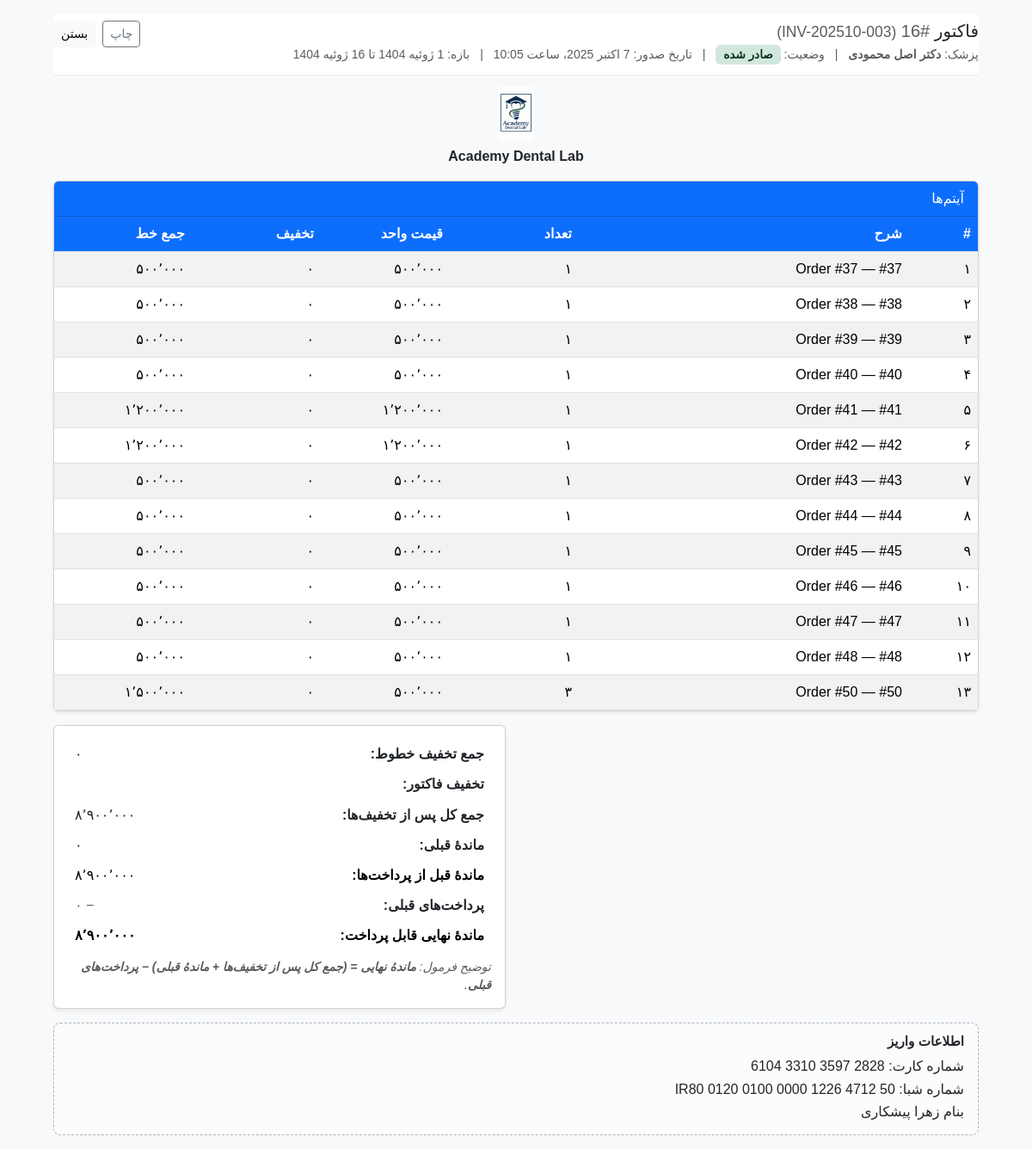
The page /billing/invoices/16/ (signed in) on the database its author committed.
### billing/models.py (models this page shows, shortened)
class Invoice(models.Model):
    class Status(models.TextChoices):
        DRAFT   = 'draft',   'Draft'
        ISSUED  = 'issued',  'Issued'
        PARTIAL = 'partial', 'Partial Paid'
        PAID    = 'paid',    'Paid'
    doctor = models.ForeignKey('core.Doctor', on_delete=models.PROTECT,
                               related_name='invoices', null=True, blank=True)
    code         = models.CharField(max_length=32, unique=True, blank=True)
    period_from  = models.DateField(null=True, blank=True)
    period_to    = models.DateField(null=True, blank=True)
    subtotal          = models.DecimalField(max_digits=14, decimal_places=2, default=Decimal('0.00'))
    previous_balance  = models.DecimalField(max_digits=14, decimal_places=2, default=Decimal('0.00'))
    payments_applied  = models.DecimalField(max_digits=14, decimal_places=2, default=Decimal('0.00'))
    grand_total       = models.DecimalField(max_digits=14, decimal_places=2, default=Decimal('0.00'))
    amount_due        = models.DecimalField(max_digits=14, decimal_places=2, default=Decimal('0.00'))
    status    = models.CharField(max_length=12, choices=Status.choices, default=Status.DRAFT)
    issued_at = models.DateTimeField(null=True, blank=True)
    notes     = models.TextField(blank=True)
    created_at = models.DateTimeField(auto_now_add=True)
    updated_at = models.DateTimeField(auto_now=True)
    class Meta:
        indexes = [
            models.Index(fields=['doctor']),
            models.Index(fields=['status']),
            models.Index(fields=['issued_at']),
        ]
        ordering = ['-issued_at', '-created_at']
    def recompute_totals(self):
        subtotal = self.lines.annotate(
            line_calc=ExpressionWrapper(
                F('unit_count') * F('unit_price'),
                output_field=DecimalField(max_digits=14, decimal_places=2)
            )
        ).aggregate(s=Coalesce(Sum('line_calc'), Decimal('0')))['s']
        grand_total = self.lines.aggregate(
            s=Coalesce(Sum('line_total'), Decimal('0'))
        )['s']
        self.subtotal = subtotal
        self.grand_total = grand_total
        self.amount_due = grand_total
        self.save(update_fields=['subtotal', 'grand_total', 'amount_due'])

class LabProfile(models.Model):
    name   = models.CharField(max_length=120, default="Academy Dental Lab")
    slogan = models.CharField(max_length=160, blank=True, default="")
    logo_file       = models.ImageField(upload_to="lab/", null=True, blank=True)
    logo_static_path = models.CharField(
        max_length=255,
        blank=True,
        help_text="مثال: img/academy-logo.png (برای استفاده با {% static %})"
    )
    card_no      = models.CharField(max_length=64, blank=True)   # مثال: 2828 3597 3310 6104
    iban         = models.CharField(max_length=64, blank=True)   # مثال: IR80 0120 0100 0000 1226 4712 50
    account_name = models.CharField(max_length=120, blank=True)  # مثال: زهرا پیشکاری
    updated_at = models.DateTimeField(auto_now=True)
    class Meta:
        verbose_name = "Lab profile"
        verbose_name_plural = "Lab profile"

class InvoiceLine(models.Model):
    invoice = models.ForeignKey(Invoice, on_delete=models.CASCADE, related_name='lines')
    order = models.OneToOneField('core.Order', on_delete=models.PROTECT, related_name='invoice_line')
    description     = models.CharField(max_length=255, blank=True)
    unit_count      = models.PositiveIntegerField(default=1)
    unit_price      = models.DecimalField(max_digits=14, decimal_places=2, default=Decimal('0.00'))
    discount_amount = models.DecimalField(max_digits=14, decimal_places=2, default=Decimal('0.00'))
    line_total      = models.DecimalField(max_digits=14, decimal_places=2, default=Decimal('0.00'))
    created_at = models.DateTimeField(auto_now_add=True)
    class Meta:
        indexes = [
            models.Index(fields=['invoice']),
        ]

### core/models.py (models this page shows)
class Doctor(models.Model):
    name   = models.CharField(max_length=120, unique=True, verbose_name="نام دکتر/مطب")
    clinic = models.CharField(max_length=150, blank=True, verbose_name="کلینیک/آدرس کوتاه")
    phone  = models.CharField(max_length=50, blank=True, verbose_name="تلفن")
    code   = models.CharField(max_length=30, blank=True, verbose_name="کد داخلی/ارجاع")
    created_at = models.DateTimeField(auto_now_add=True)
    updated_at = models.DateTimeField(auto_now=True)
    class Meta:
        verbose_name = "دکتر"
        verbose_name_plural = "دکترها"
        ordering = ["name"]
    def __str__(self):
        return self.name

### billing/views.py (the view, shortened to what this page needs)
# urls.py: path("invoices/<int:pk>/", InvoiceDetailView.as_view(), name="invoice_detail"),
@method_decorator([login_required, xframe_options_exempt], name='dispatch')
class InvoiceDetailView(View):
    def get(self, request: HttpRequest, pk: int) -> HttpResponse:
        from billing.models import Invoice
        invoice = get_object_or_404(Invoice, pk=pk)
        try:
            invoice.recompute_totals()
        except Exception as ex:
            print("recompute_totals error on detail:", ex)
        discount_total_ctx = invoice.lines.aggregate(
            s=Coalesce(Sum('discount_amount'), Decimal('0'))
        )['s']
        d = _compute_display_totals(invoice)  # total_amount, previous_balance, amount_due (خام)
        amount_due_raw_ctx = d['amount_due']
        paid_total_ctx = Decimal('0')
        try:
            from billing.models import PaymentAllocation
            paid_total_ctx = PaymentAllocation.objects.filter(invoice=invoice).aggregate(
                s=Coalesce(Sum('amount_allocated'), Decimal('0'))
            )['s'] or Decimal('0')
        except Exception:
            pass
        amount_due_after_payments_ctx = amount_due_raw_ctx - paid_total_ctx
        if amount_due_after_payments_ctx < 0:
            amount_due_after_payments_ctx = Decimal('0')
        LAB_PROFILE = None
        try:
            from .models import LabProfile
            LAB_PROFILE = LabProfile.objects.first()
        except Exception:
            LAB_PROFILE = None
        ctx = {
            "invoice": invoice,
            "discount_total_ctx": discount_total_ctx,
            "amount_due_raw_ctx": amount_due_raw_ctx,
            "paid_total_ctx": paid_total_ctx,
            "amount_due_after_payments_ctx": amount_due_after_payments_ctx,
            "LAB_PROFILE": LAB_PROFILE,  # ← فقط این مورد جدید است
        }
        return render(request, "billing/invoice_detail.html", ctx)

### billing/templates/billing/invoice_detail.html (shortened to what this page needs)
{% extends "base_user_panel.html" %}
{% load static %}
{% load num_extras %}
{% load jalali_tags %}
{% block head_extra %}
  <link href="https://cdn.jsdelivr.net/npm/bootstrap@5.3.2/dist/css/bootstrap.min.css" rel="stylesheet">
{% endblock %}
{% block content %}
<div class="page-wrap container container-narrow py-3">
  <div class="sticky-actions">
    <div class="invoice-head">
      <div>
        <h5 class="title mb-1">
          فاکتور
          <span class="text-muted">#{{ invoice.id }}</span>
          {% if invoice.code %}<small class="text-muted">({{ invoice.code }})</small>{% endif %}
        </h5>
        <div class="text-muted small">
          پزشک:
          <strong>{{ invoice.doctor|default:"-" }}</strong>
          <span class="mx-2">|</span>
          وضعیت:
          {% with s=invoice.status %}
            {% if s == 'draft' or invoice.is_draft %}
              <span class="badge bg-warning-subtle text-warning-emphasis badge-status">پیش‌نویس</span>
            {% elif s == 'issued' %}
              <span class="badge bg-success-subtle text-success-emphasis badge-status">صادر شده</span>
            {% else %}
              <span class="badge bg-secondary-subtle text-secondary-emphasis badge-status">{{ s }}</span>
            {% endif %}
          {% endwith %}
          {% if invoice.issued_at %}
            <span class="mx-2">|</span>
            تاریخ صدور: {{ invoice.issued_at|to_jalali:"%Y/%m/%d" }}
          {% endif %}
          {% if invoice.period_from or invoice.period_to %}
            <span class="mx-2">|</span>
            بازه: {{ invoice.period_from|default:"-" }} تا {{ invoice.period_to|default:"-" }}
          {% endif %}
        </div>
      </div>
      <div class="d-flex gap-2">
        <a class="btn btn-outline-secondary btn-sm" href="/billing/invoices/{{ invoice.id }}/print/" target="_blank" rel="noopener">چاپ</a>
        <a id="btn-close-embed" class="btn btn-light btn-sm" href="#" title="بستن">بستن</a>
      </div>
    </div>
  </div>
  {% if LAB_PROFILE %}
    {% if LAB_PROFILE.logo_file or LAB_PROFILE.logo_static_path or LAB_PROFILE.name or LAB_PROFILE.slogan %}
      <div class="brand-wrap">
        {% if LAB_PROFILE.logo_file %}
          <img class="brand-logo" src="{{ LAB_PROFILE.logo_file.url }}" alt="{{ LAB_PROFILE.name|default:'Lab' }}">
        {% elif LAB_PROFILE.logo_static_path %}
          <img class="brand-logo" src="{% static LAB_PROFILE.logo_static_path %}" alt="{{ LAB_PROFILE.name|default:'Lab' }}">
        {% endif %}
        {% if LAB_PROFILE.name %}<div class="brand-title">{{ LAB_PROFILE.name }}</div>{% endif %}
      </div>
    {% endif %}
  {% endif %}
  <div class="card shadow-sm mt-3">
    <div class="card-header bg-primary text-white py-2">آیتم‌ها</div>
    <div class="card-body p-0">
      <div class="table-responsive">
        <table class="table table-striped table-hover align-middle mb-0">
          <thead>
            <tr>
              <th style="width:80px;">#</th>
              <th>شرح</th>
              <th class="text-end" style="width:150px;">تعداد</th>
              <th class="text-end" style="width:150px;">قیمت واحد</th>
              <th class="text-end" style="width:150px;">تخفیف</th>
              <th class="text-end" style="width:160px;">جمع خط</th>
            </tr>
          </thead>
          <tbody>
            {% for line in invoice.lines.all %}
              <tr>
                <td>{{ forloop.counter|int_fa }}</td>
                <td>
                  {% if line.order_id %}#{{ line.order_id }}{% endif %}
                  {% if line.description %} — {{ line.description }}{% endif %}
                </td>
                <td class="text-end">{{ line.unit_count|default:1|int_fa }}</td>
                <td class="text-end">{{ line.unit_price|default:0|money_fa }}</td>
                <td class="text-end">{{ line.discount_amount|default:0|money_fa }}</td>
                <td class="text-end">{{ line.line_total|default:0|money_fa }}</td>
              </tr>
            {% empty %}
              <tr>
                <td colspan="6" class="text-center text-muted py-4">آیتمی ثبت نشده است.</td>
              </tr>
            {% endfor %}
          </tbody>
        </table>
      </div>
    </div>
  </div>
  <div class="row mt-3">
    <div class="col-lg-6"></div>
    <div class="col-lg-6">
      <div class="card totals shadow-sm">
        <div class="card-body">
          <table class="w-100">
            {% if discount_total_ctx is not None %}
              <tr>
                <th class="text-end">جمع تخفیف خطوط:</th>
                <td class="num" style="width:180px;">{{ discount_total_ctx|default_if_none:0|money_fa }}</td>
              </tr>
            {% endif %}
            <tr>
              <th class="text-end">تخفیف فاکتور:</th>
              <td class="num">{{ invoice.discount_amount|default_if_none:0|money_fa }}</td>
            </tr>
            <tr>
              <th class="text-end">جمع کل پس از تخفیف‌ها:</th>
              <td class="num">{{ invoice.total_amount|default_if_none:0|money_fa }}</td>
            </tr>
            <tr>
              <th class="text-end">ماندهٔ قبلی:</th>
              <td class="num">{{ invoice.previous_balance|default_if_none:0|money_fa }}</td>
            </tr>
            <tr class="table-info">
              <th class="text-end">ماندهٔ قبل از پرداخت‌ها:</th>
              <td class="num">
                {% if amount_due_raw_ctx is not None %}
                  {{ amount_due_raw_ctx|money_fa }}
                {% else %}
                  {{ invoice.amount_due|default_if_none:0|money_fa }}
                {% endif %}
              </td>
            </tr>
            <tr>
              <th class="text-end">پرداخت‌های قبلی:</th>
              <td class="num {% if paid_total_ctx|default:0 == 0 %}text-muted{% else %}text-danger{% endif %}">
                − {{ paid_total_ctx|default_if_none:0|money_fa }}
              </td>
            </tr>
            <tr class="table-success">
              <th class="text-end">ماندهٔ نهایی قابل پرداخت:</th>
              <td class="num fw-bold">
                {% if amount_due_after_payments_ctx is not None %}
                  {{ amount_due_after_payments_ctx|money_fa }}
                {% else %}
                  {{ invoice.amount_due|default_if_none:0|money_fa }}
                {% endif %}
              </td>
            </tr>
          </table>
          <div class="small text-muted mt-2">
            <em>
              توضیح فرمول: <strong>ماندهٔ نهایی = (جمع کل پس از تخفیف‌ها + ماندهٔ قبلی) − پرداخت‌های قبلی</strong>.
            </em>
          </div>
        </div>
      </div>
    </div>
  </div>
  <div class="bank-box">
    <h6>اطلاعات واریز</h6>
    {% if LAB_PROFILE %}
      <div class="line">
        شماره کارت:
        {% if LAB_PROFILE.card_no %}{{ LAB_PROFILE.card_no }}{% else %}-{% endif %}
      </div>
      <div class="line">
        شماره شبا:
        {% if LAB_PROFILE.iban %}{{ LAB_PROFILE.iban }}{% else %}-{% endif %}
      </div>
      <div class="line">
        بنام
        {% if LAB_PROFILE.account_name %}{{ LAB_PROFILE.account_name }}{% else %}-{% endif %}
      </div>
    {% else %}
      <div class="line">شماره کارت: 2828 3597 3310 6104</div>
      <div class="line">شماره شبا: IR80 0120 0100 0000 1226 4712 50</div>
      <div class="line">بنام زهرا پیشکاری</div>
    {% endif %}
  </div>
</div>
{% endblock %}

### rows shown on the page
Invoice: id "16", code "INV-202510-003", doctor "دکتر اصل محمودی", period_to "16 ژوئیه 1404", total_amount "۸٬۹۰۰٬۰۰۰", previous_balance "۰"
LabProfile: logo_file (picture), name "Academy Dental Lab", card_no "2828 3597 3310 6104", iban "IR80 0120 0100 0000 1226 4712 50", account_name "زهرا پیشکاری"
InvoiceLine: order_id "37", description "Order #37", unit_count "۱", unit_price "۵۰۰٬۰۰۰", discount_amount "۰", line_total "۵۰۰٬۰۰۰"
InvoiceLine: order_id "38", description "Order #38", unit_count "۱", unit_price "۵۰۰٬۰۰۰", discount_amount "۰", line_total "۵۰۰٬۰۰۰"
InvoiceLine: order_id "39", description "Order #39", unit_count "۱", unit_price "۵۰۰٬۰۰۰", discount_amount "۰", line_total "۵۰۰٬۰۰۰"
InvoiceLine: order_id "40", description "Order #40", unit_count "۱", unit_price "۵۰۰٬۰۰۰", discount_amount "۰", line_total "۵۰۰٬۰۰۰"
InvoiceLine: order_id "41", description "Order #41", unit_count "۱", unit_price "۱٬۲۰۰٬۰۰۰", discount_amount "۰", line_total "۱٬۲۰۰٬۰۰۰"
InvoiceLine: order_id "42", description "Order #42", unit_count "۱", unit_price "۱٬۲۰۰٬۰۰۰", discount_amount "۰", line_total "۱٬۲۰۰٬۰۰۰"
InvoiceLine: order_id "43", description "Order #43", unit_count "۱", unit_price "۵۰۰٬۰۰۰", discount_amount "۰", line_total "۵۰۰٬۰۰۰"
InvoiceLine: order_id "44", description "Order #44", unit_count "۱", unit_price "۵۰۰٬۰۰۰", discount_amount "۰", line_total "۵۰۰٬۰۰۰"
InvoiceLine: order_id "45", description "Order #45", unit_count "۱", unit_price "۵۰۰٬۰۰۰", discount_amount "۰", line_total "۵۰۰٬۰۰۰"
InvoiceLine: order_id "46", description "Order #46", unit_count "۱", unit_price "۵۰۰٬۰۰۰", discount_amount "۰", line_total "۵۰۰٬۰۰۰"
InvoiceLine: order_id "47", description "Order #47", unit_count "۱", unit_price "۵۰۰٬۰۰۰", discount_amount "۰", line_total "۵۰۰٬۰۰۰"
InvoiceLine: order_id "48", description "Order #48", unit_count "۱", unit_price "۵۰۰٬۰۰۰", discount_amount "۰", line_total "۵۰۰٬۰۰۰"
InvoiceLine: order_id "50", description "Order #50", unit_count "۳", unit_price "۵۰۰٬۰۰۰", discount_amount "۰", line_total "۱٬۵۰۰٬۰۰۰"

### other values the page prints
{{ discount_total_ctx|default_if_none:0|money_fa }} "۰"
{{ amount_due_raw_ctx|money_fa }} "۸٬۹۰۰٬۰۰۰"
{{ paid_total_ctx|default_if_none:0|money_fa }} "۰"
{{ amount_due_after_payments_ctx|money_fa }} "۸٬۹۰۰٬۰۰۰"
